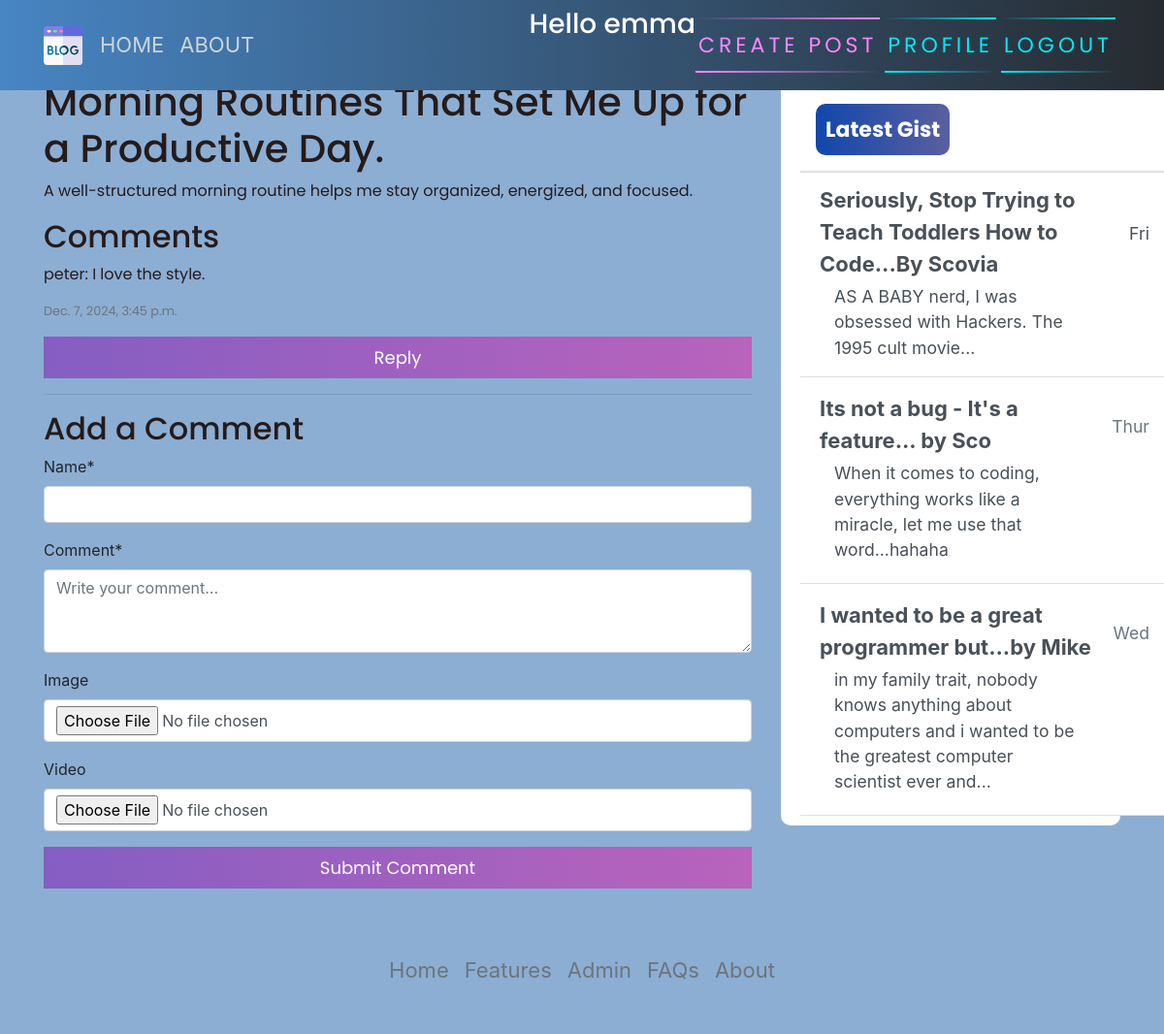
The app's page /post/2/ (signed in) with its own data.
### diary/models.py (models this page shows, shortened)
class Post(models.Model):
    title = models.CharField(max_length=200)
    content = models.TextField()
    date_posted = models.DateTimeField(default=timezone.now)
    author = models.ForeignKey(User, on_delete=models.CASCADE, default=1)

class Comment(models.Model):
    post = models.ForeignKey(Post, on_delete=models.CASCADE, related_name='comments')
    name = models.CharField(max_length=200)
    body = models.TextField()
    image = models.ImageField(upload_to='comment_images/', blank=True, null=True)
    video = models.FileField(upload_to='comment_videos/', blank=True, null=True)
    created_on = models.DateTimeField(auto_now_add=True)
    parent = models.ForeignKey('self', null=True, blank=True, related_name='parent_replies', on_delete=models.CASCADE)

### diary/views.py (the view, shortened to what this page needs)
# urls.py: path('post/<int:pk>/', PostDetailView.as_view(), name="blog-detail"),
class PostDetailView(LoginRequiredMixin, DetailView):
    model = Post
    template_name = 'post_detail.html'
    def get_context_data(self, **kwargs):
        context = super().get_context_data(**kwargs)
        context['comment_form'] = CommentForm()  # Use one form for both comments and replies
        context['comments'] = Comment.objects.filter(post=self.object, parent=None)  # Only top-level comments
        return context

### diary/forms.py
class CommentForm(forms.ModelForm):
    class Meta:
        model = Comment
        fields = ('name', 'body','image','video')
    image = forms.ImageField(required=False, widget=forms.FileInput(attrs={'accept': 'image/*'})) # Accept only images
    video = forms.FileField(required=False, widget=forms.FileInput(attrs={'accept': 'video/*'})) # Accept only videos
    body = forms.CharField(widget=forms.Textarea(attrs={'rows':3, 'placeholder': 'Write your comment...'}), label="Comment")

### diary/templates/post_detail.html (shortened to what this page needs)
{% extends 'base.html' %}
{% load crispy_forms_tags %}
{% block content %}
    <h1>{{ post.title }}</h1>
    <p>{{ post.content }}</p>
    <h2>Comments</h2>
    {% for comment in comments %}
        <div class="comment">
            <p>{{ comment.name }}: {{ comment.body }}</p>
            <p class="small text-muted">{{ comment.created_on }}</p>
            <button onclick="toggleReplyForm({{ comment.id }})">Reply</button>
        </div>
        <hr>
    {% empty %}
        <p>No comments yet.</p>
    {% endfor %}
    <h2>Add a Comment</h2>
    <form method="post" enctype="multipart/form-data">  {% csrf_token %}
        {{ comment_form|crispy }}  {% comment %} Use the same form for top-level comments {% endcomment %}
        <button type="submit">Submit Comment</button>
    </form>
{% endblock %}

### diary/templates/base.html (shortened to what this page needs)
{% load static %}
<!DOCTYPE html>
<html>
<head>
    <link rel="stylesheet" href="https://maxcdn.bootstrapcdn.com/bootstrap/4.0.0/css/bootstrap.min.css">
    <link rel="stylesheet" href="{% static 'main.css' %}">
</head>
<body>
    <header class="site-header">
      <nav class="navbar navbar-expand-md navbar-dark bg-steel fixed-top">
        <div class="container">
          <div class="collapse navbar-collapse" id="navbarToggle">
            <div class="navbar-nav mr-auto">
                {% if user.is_authenticated %}
              <a class="nav-item nav-link" href="{% url 'blog-home' %}">HOME</a>
              <a class="nav-item nav-link" href="{% url 'blog-about' %}">ABOUT</a>
            </div>
            <div class="navbar-nav">
           <h3 style="color: white;">Hello {{request.user}}</h3>
                <a href="{% url 'blog-new' %}" id="auth-links">
                <span></span>
                <span></span>
                Create Post
            </a>
                <a href="{% url 'profile' %}" id="auth-links">
                <span></span>
                <span></span>
                Profile
            </a>
                <a href="{% url 'logout' %}" id="auth-links">
                <span></span>
                <span></span>
                Logout
            </a>
                {% endif %}
            </div>
          </div>
        </div>
      </nav>
    </header>
    <main role="main" class="container">
      <div class="row">
          <div class="col-md-8">
          </div>
        <div class="col-md-8">
           {% block content %}{% endblock %}
        </div>
        <div class="col-md-4">
          <div class="content-section">
            <div class="d-flex flex-column align-items-stretch flex-shrink-0 bg-white" style="width: 380px;" style="padding-top: 120px;">
                <a id="list-group" style="text-decoration: none;" href="" class="d-flex align-items-center flex-shrink-0 p-3 link-dark text-decoration-none border-bottom">
                  <span class="fs-5 fw-semibold" id="gist-btn">Latest Gist</span>
                </a>
                <div class="list-group list-group-flush border-bottom scrollarea">
                  <a href="#" class="list-group-item list-group-item-action  lh-tight" aria-current="true">
                    <div class="d-flex w-100 align-items-center justify-content-between">
                      <strong class="mb-1">Seriously, Stop Trying to Teach Toddlers How to Code...By Scovia
                    </strong>
                      <small>Fri</small>
                    </div>
                    <div class="col-10 mb-1 small">AS A BABY nerd, I was obsessed with Hackers. The 1995 cult movie... </div>
                  </a>
                  <a href="#" class="list-group-item list-group-item-action py-3 lh-tight">
                    <div class="d-flex w-100 align-items-center justify-content-between">
                      <strong class="mb-1">Its not a bug - It's a feature... by Sco</strong>
                      <small class="text-muted">Thur</small>
                    </div>
                    <div class="col-10 mb-1 small">When it comes to coding, everything works like a miracle, let me use that word...hahaha</div>
                  </a>
                  <a href="#" class="list-group-item list-group-item-action py-3 lh-tight">
                    <div class="d-flex w-100 align-items-center justify-content-between">
                      <strong class="mb-1">I wanted to be a great programmer but...by Mike</strong>
                      <small class="text-muted">Wed</small>
                    </div>
                    <div class="col-10 mb-1 small">in my family trait, nobody knows anything about computers and i wanted to be the greatest computer scientist ever and...</div>
                  </a>
                </div>
              </div>
          </div>
        </div>
      </div>
        <footer class="" >
          <ul class="nav justify-content-center border-bottom"  style="margin-top: 60px;">
            <li class="nav-item"><a href="#" class="nav-link px-2 text-muted">Home</a></li>
            <li class="nav-item"><a href="#" class="nav-link px-2 text-muted">Features</a></li>
            <li class="nav-item"><a href="admin/" class="nav-link px-2 text-muted">Admin</a></li>
            <li class="nav-item"><a href="#" class="nav-link px-2 text-muted">FAQs</a></li>
            <li class="nav-item"><a href="#" class="nav-link px-2 text-muted">About</a></li>
          </ul>
          <p class="text-center text-muted">&copy; Scovia 2024</p>
        </footer>
    </main>
</body>
</html>

### diary/static/main.css (style rules this page uses)
body { background-color: rgb(140, 174, 211); margin-top: 5rem; background-size: contain; background-repeat: no-repeat; }
h1, h2, h3, h4, h5, h6, p { color: #251b1b; font-family: 'Poppins', sans-serif; }
ul { margin: 0; }
.bg-steel { background: linear-gradient(270deg, rgb(38, 43, 48) 0%, rgb(71, 133, 195) 100%); }
.site-header .navbar-nav .nav-link { color: #cbd5db; }
.content-section { background: #ffffff; padding: 10px 20px; border-radius: 10px; margin-bottom: 20px; }
svg { width: 50px; height: 50px; }
#auth-links { font-family: 'Poppins', sans-serif; position: relative; display: inline-block; padding: 12px 3px; margin: 10px 0; color: #03e9f4; text-decoration: none; text-transform: uppercase; transition: 0.5s; letter-spacing: 4px; overflow: hidden; margin-right: 5px; }
#auth-links:nth-child(2) { filter: hue-rotate(110deg); }
#auth-links span { position: absolute; display: block; }
#auth-links span:nth-child(1) { top: 0; left: 0; width: 100%; height: 2px; background: linear-gradient(90deg,transparent,#03e9f4); animation: animate1 1s linear infinite; }
#auth-links span:nth-child(3) { bottom: 0; right: 0; width: 100%; height: 2px; background: linear-gradient(270deg,transparent,#03e9f4); animation: animate3 1s linear infinite; animation-delay: 0.50s; }
#gist-btn { color: black; background: linear-gradient(270deg, rgb(90, 96, 159) 0%, rgb(17, 71, 172) 100%); padding: 10px; color: white; font-family: 'Poppins', sans-serif; font-weight: bold; border-radius: 10px; }
button { font-family: 'Poppins', sans-serif; border: none; outline: 0; display: inline-block; padding: 8px; color: white; background-color: #000; text-align: center; cursor: pointer; width: 100%; font-size: 18px; transition: 1s; background: linear-gradient(270deg, rgb(185, 99, 188) 0%, rgb(133, 94, 195) 100%); }
a { text-decoration: none; font-size: 22px; color: black; }

### records on screen
Post: title "Morning Routines That Set Me Up for a Productive Day.", content "A well-structured morning routine helps me stay organized, energized, and focused."
Comment: name "peter", body "I love the style.", created_on "Dec. 7, 2024, 3:45 p.m."

### other values on screen
{{ request.user }} "emma"
